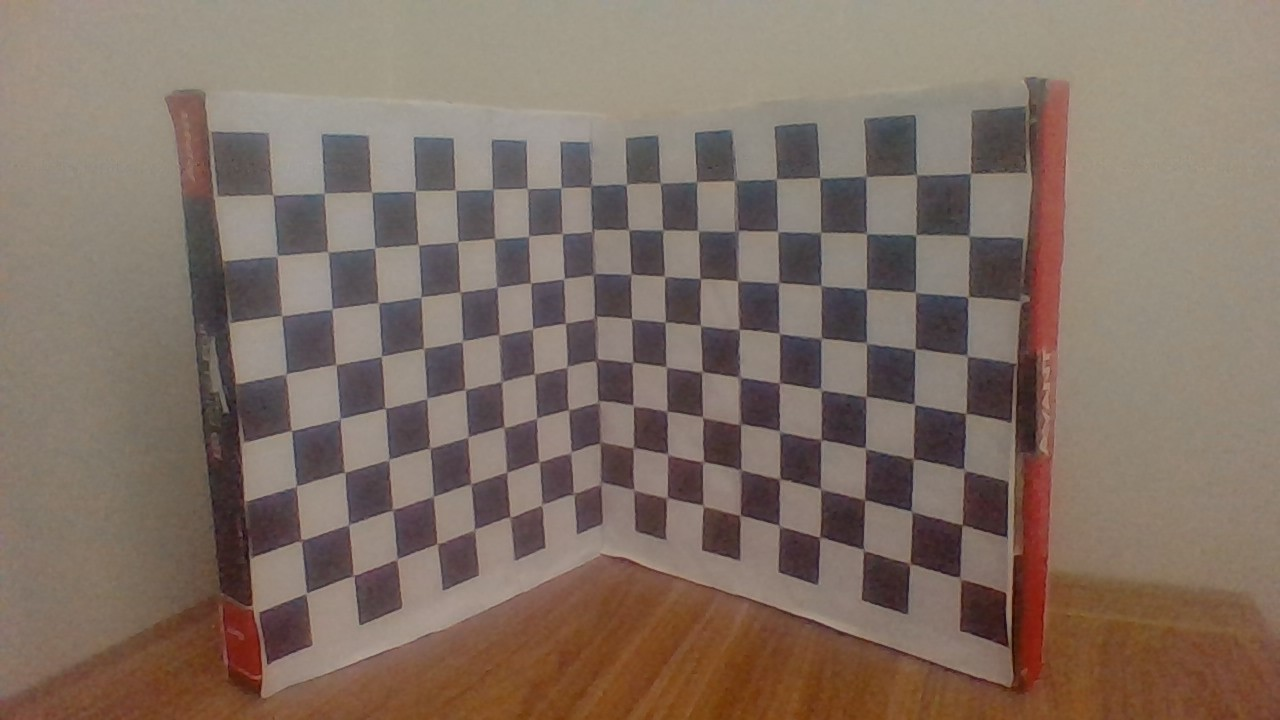
#> input picture Quiz3/Fotos/image3d.jpg, 1280 x 720 px
$ python Harris.py   (older library calls are emulated)
#> lines starting #> are read from the running program, lines starting #| are printed output that depends on the picture
# -*- coding: utf-8 -*-
"""
Created on Tue Jun 29 10:11:23 2021

@author: leona
"""
import numpy as np
import matplotlib.pyplot as plt
import cv2

img = cv2.imread("./Fotos/image3d.jpg")
#> img is the input picture: shape (720, 1280, 3); mean B, G, R 100.7, 111.8, 128.6
img = cv2.cvtColor(img,cv2.COLOR_BGR2RGB)
imgg = cv2.cvtColor(img,cv2.COLOR_RGB2GRAY)
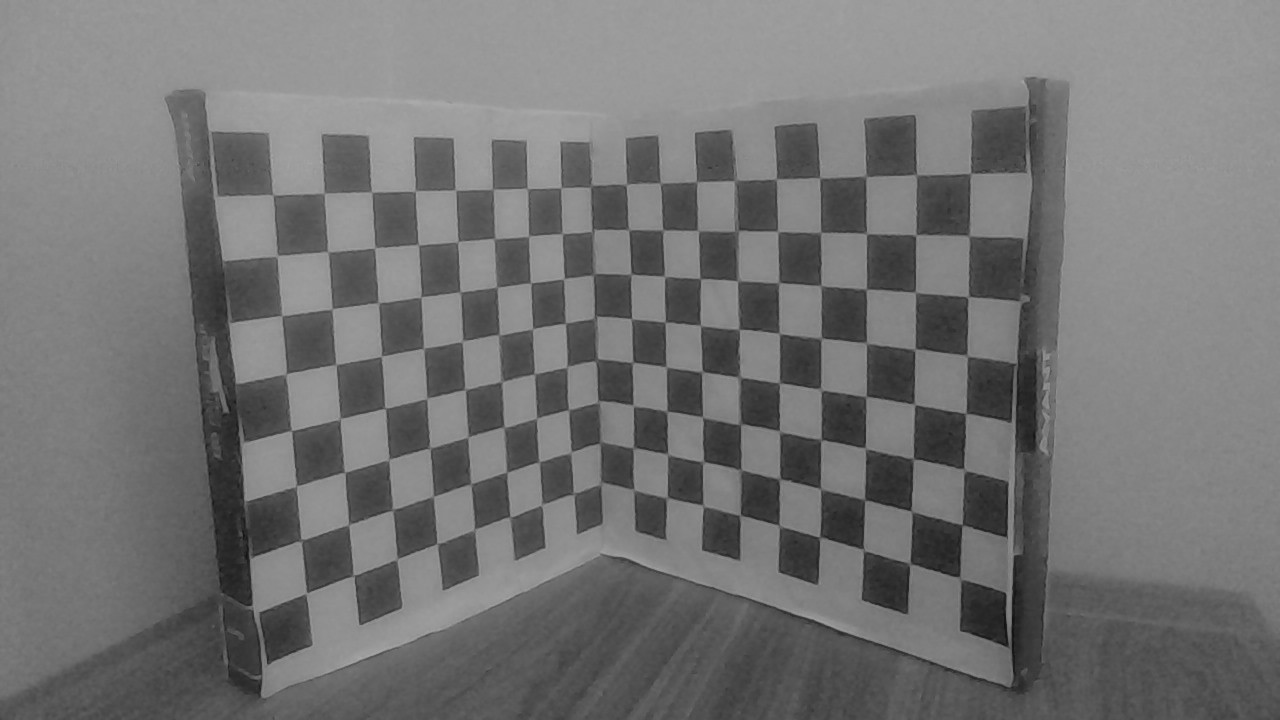
#> imgg: shape (720, 1280); min 15, max 170, mean 115.6
imgg = np.float32(imgg)


imgs = np.zeros((1280,1280))

row, cols = imgs.shape
imgs[:,:] = 255

for i in np.arange(0,1300,200):
    imgs[:,i] = 0
    imgs[i,:] = 0

plt.figure(2)
plt.imshow(np.uint8(imgs), cmap='gray')

mean = 0.0   # some constant
std = 200    # some constant (standard deviation)
noisy_img = img + np.random.normal(mean, std, img.shape)
# noisy_img_clipped = np.uint8(np.clip(noisy_img, 0, 255) )

# img[dist]=[0,0,255]
plt.figure(1)
plt.imshow(np.uint8(noisy_img))
plt.show()
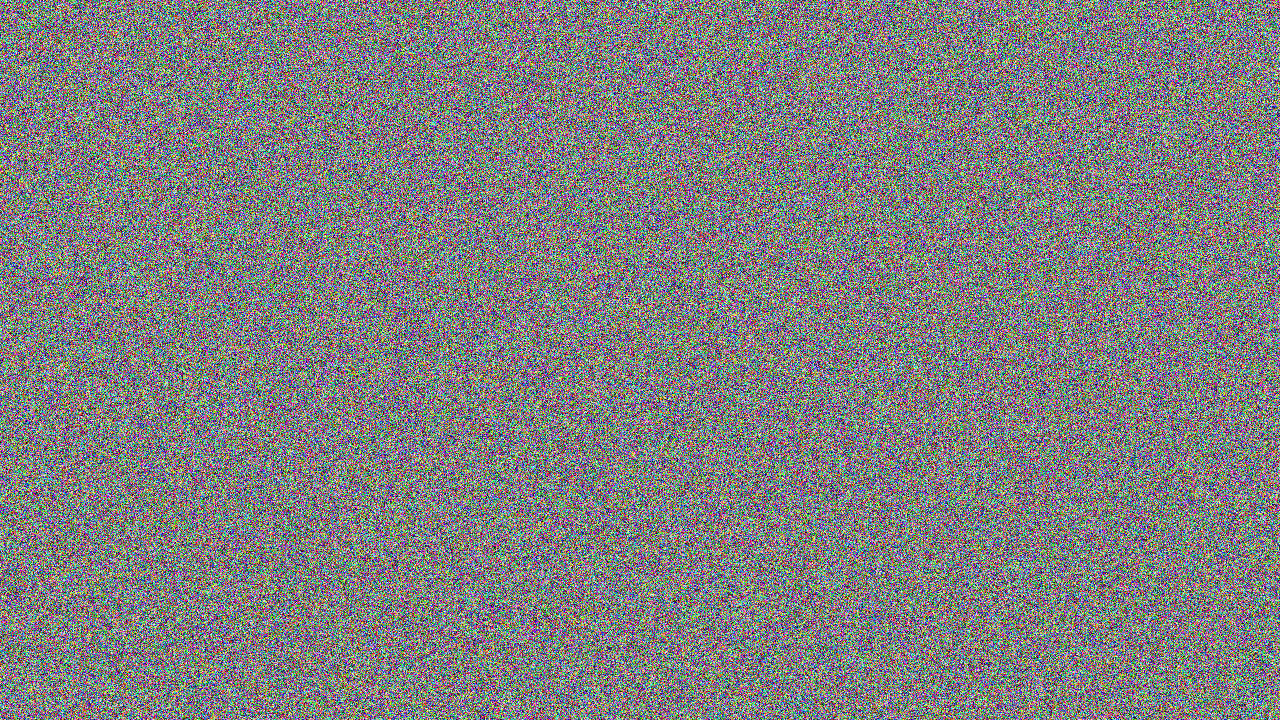
#> shown: shape (720, 1280, 3); mean R, G, B 127.2, 127.4, 127.4
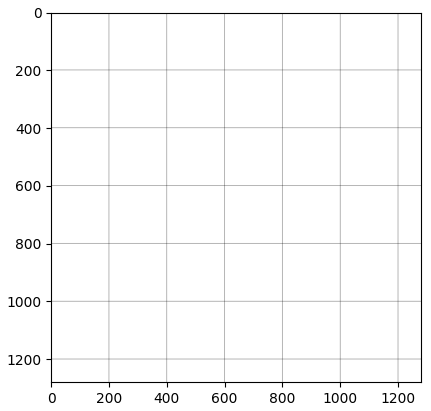
#> figure drawn by matplotlib, 1 panel

imgg = imgs
imgg = np.float32(imgg)
Sx = np.array([[-1, 0, 1], [-2, 0, 2],[-1, 0, 1]])
Sy = np.array([[-1, -2, -1], [0, 0, 0],[1, 2, 1]])

Ix = cv2.filter2D(imgg, -1, Sx)
Iy = cv2.filter2D(imgg, -1, Sy)

# Ix = cv2.Sobel(imgg,cv2.CV_64F,1,0,ksize=3)  # x
# Iy = cv2.Sobel(imgg,cv2.CV_64F,0,1,ksize=3)  # y

Ixx = Ix*Ix
Iyy = Iy*Iy
Ixy = Ix*Iy

Sxx = cv2.GaussianBlur(Ixx,(5,5), cv2.BORDER_DEFAULT)
Syy = cv2.GaussianBlur(Iyy,(5,5), cv2.BORDER_DEFAULT)
Sxy = cv2.GaussianBlur(Ixy,(5,5), cv2.BORDER_DEFAULT)

r, c = imgg.shape
k = 0.04

R = (Sxx*Syy - Sxy*Sxy) - k*((Sxx + Syy)**2)

# [16 lines of commented-out code are left out]

imgt = imgg
imgt[R>0.04*R.max()]=[255]
# img[dist]=[0,0,255]
plt.figure(0)
plt.imshow(imgt, cmap = 'gray')
plt.show()


mean = 0.0   # some constant
std = 200    # some constant (standard deviation)
noisy_img = img + np.random.normal(mean, std, img.shape)
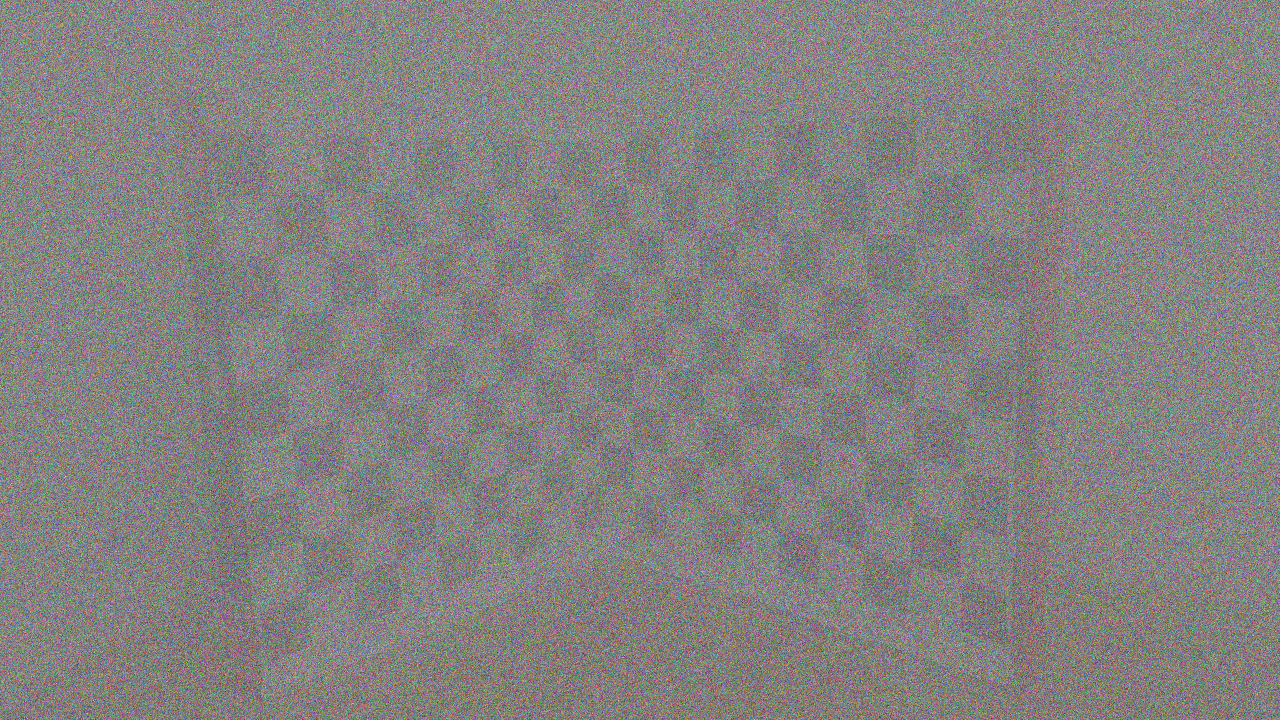
#> noisy_img: shape (720, 1280, 3) float64; mean R, G, B 128.6, 112, 100.8; drawn with min black and max white
# noisy_img_clipped = np.uint8(np.clip(noisy_img, 0, 255) )

# img[dist]=[0,0,255]
plt.figure(1)
plt.imshow(np.uint8(noisy_img))
plt.show()
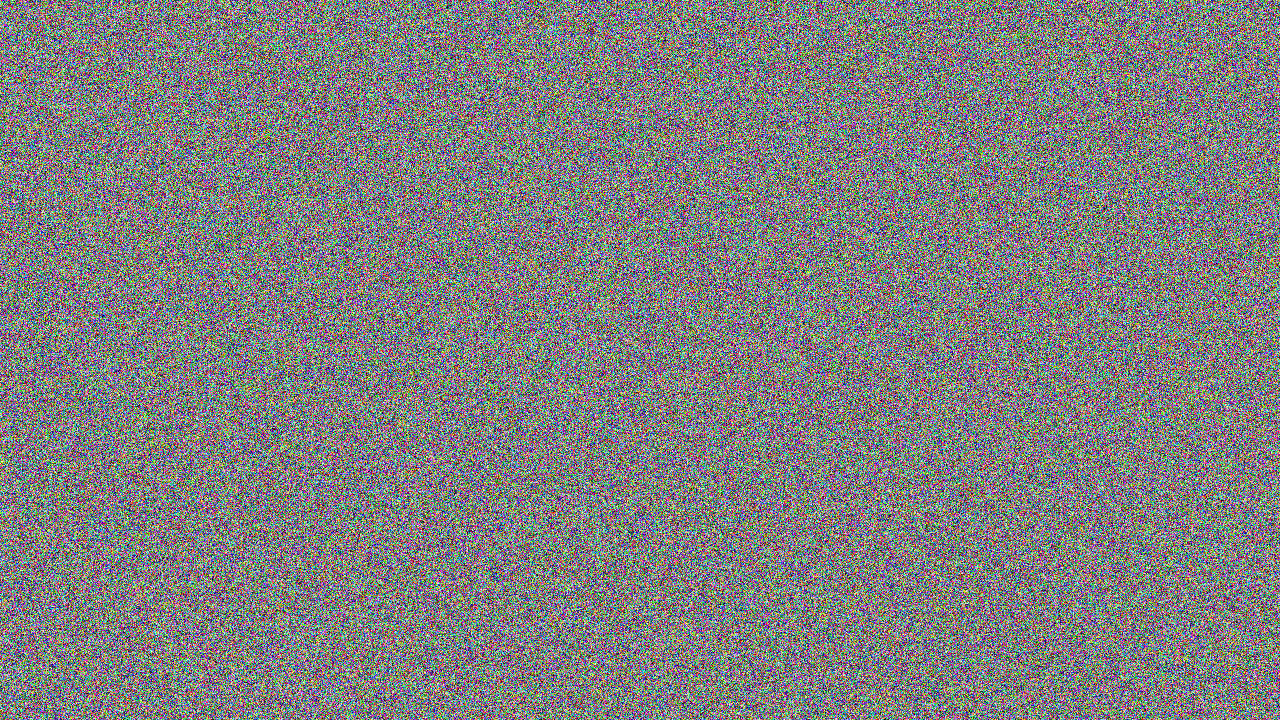
#> shown: shape (720, 1280, 3); mean R, G, B 127.4, 127.3, 127.2

# [5 lines of commented-out code are left out]
for a in [-2,2]:
    for b in np.arange(0,10,2):

        x = np.linspace(-3, 3, 1000)

        y = a*x + b

        plt.figure(2)

        plt.plot(x, y, color='black');


imgs = np.zeros((1280,1280))

row, cols = imgs.shape
imgs[:,:] = 255

for i in np.arange(0,1300,200):
    imgs[:,i] = 0
    imgs[i,:] = 0

plt.figure(2)
plt.imshow(np.uint8(imgs), cmap='gray')
